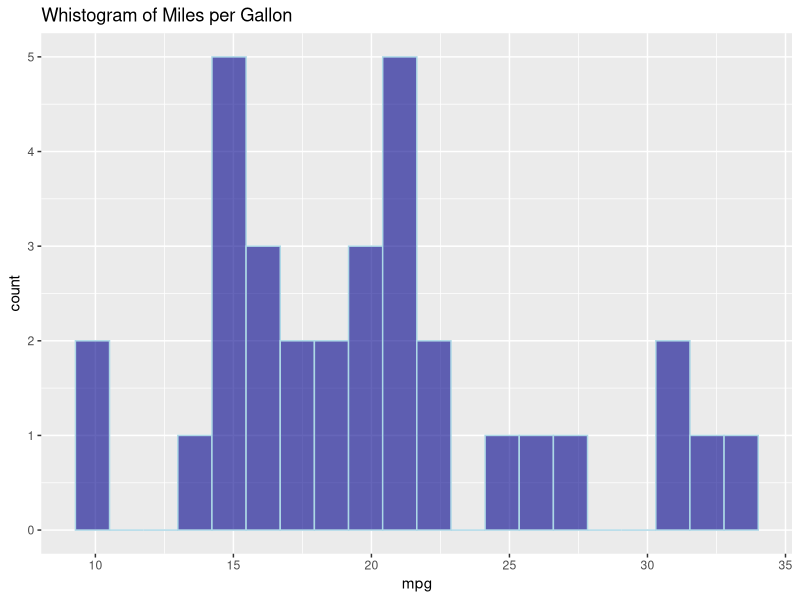
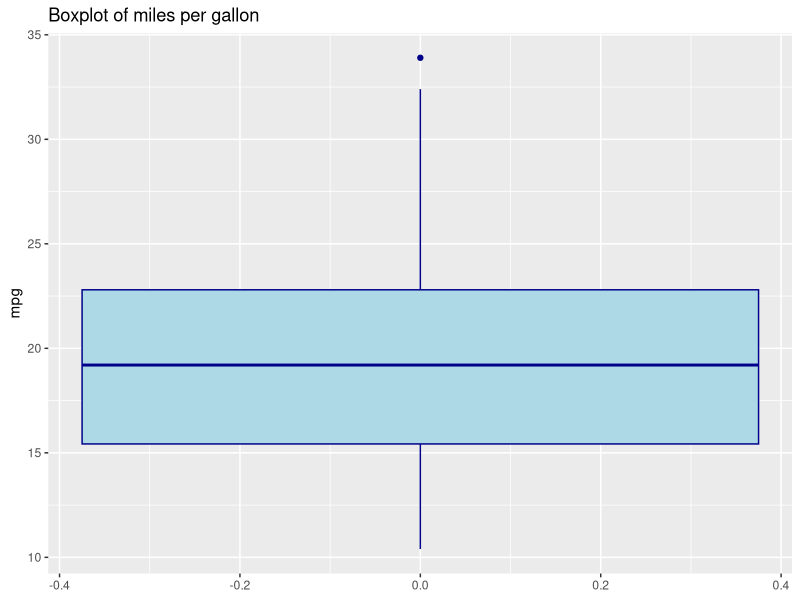
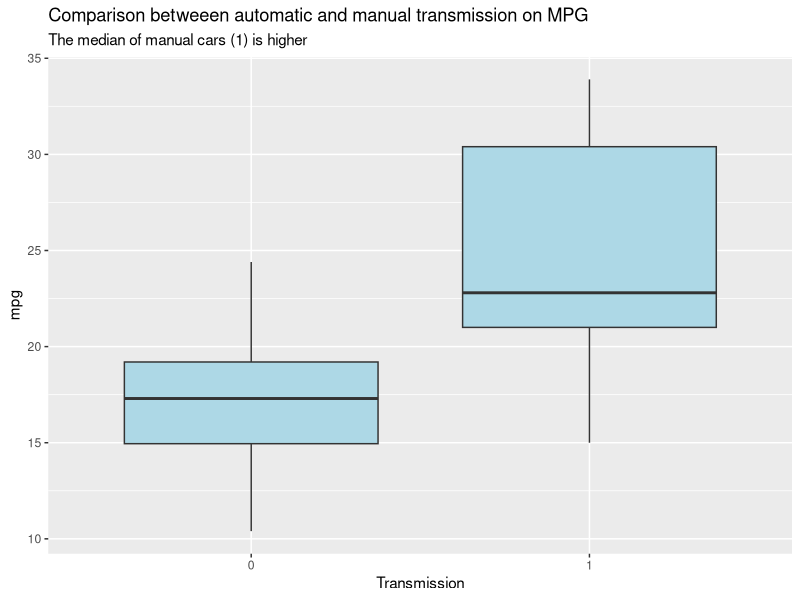
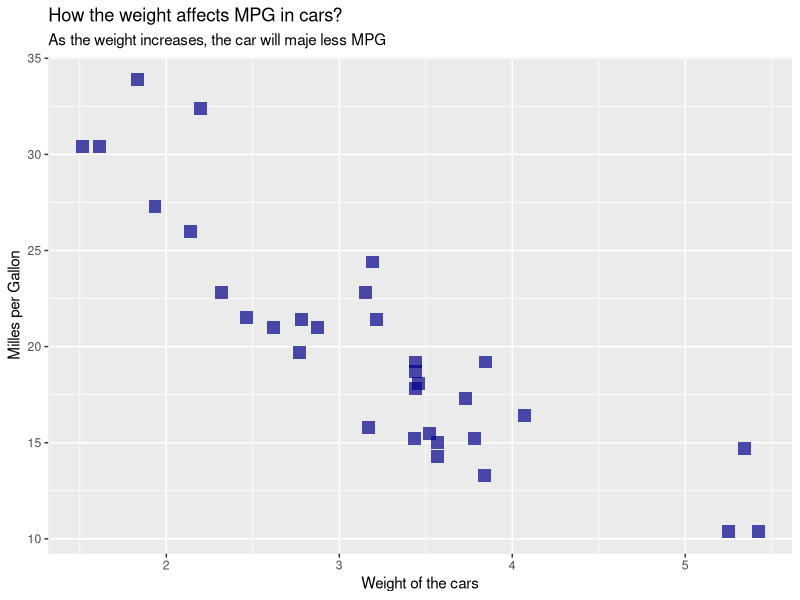
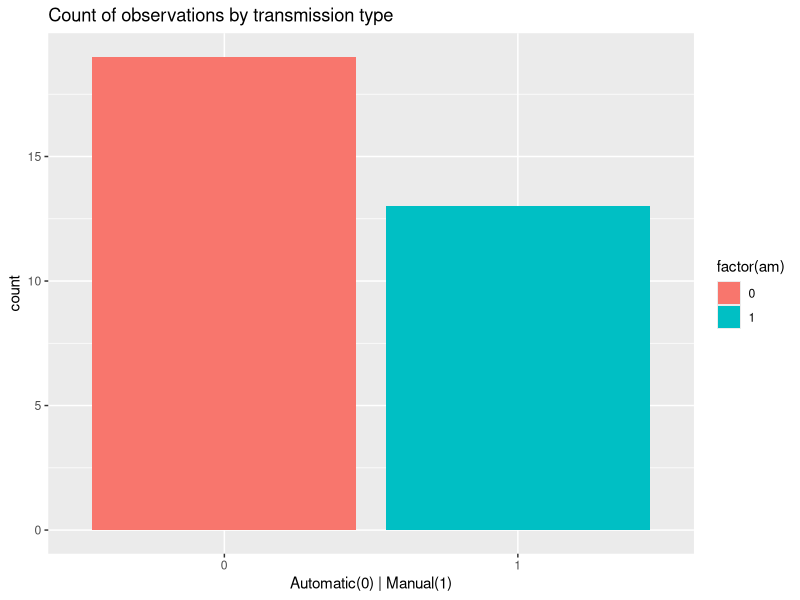
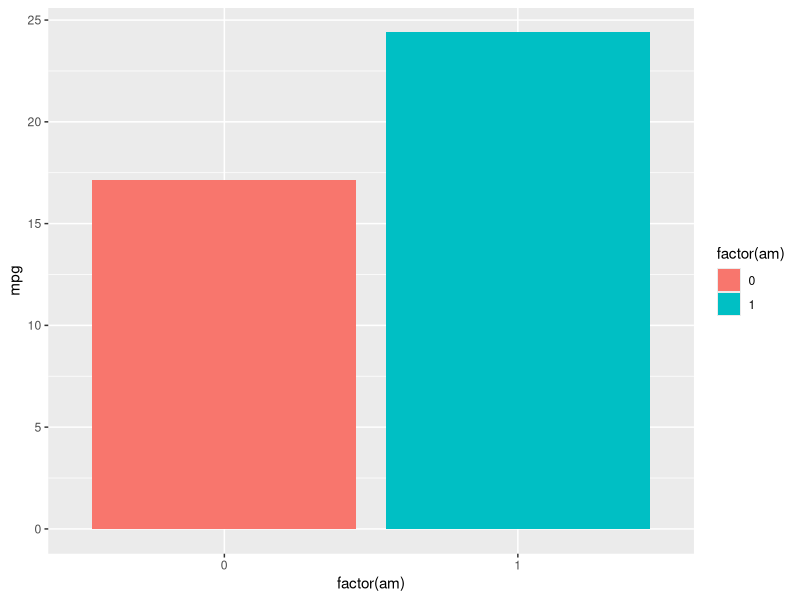
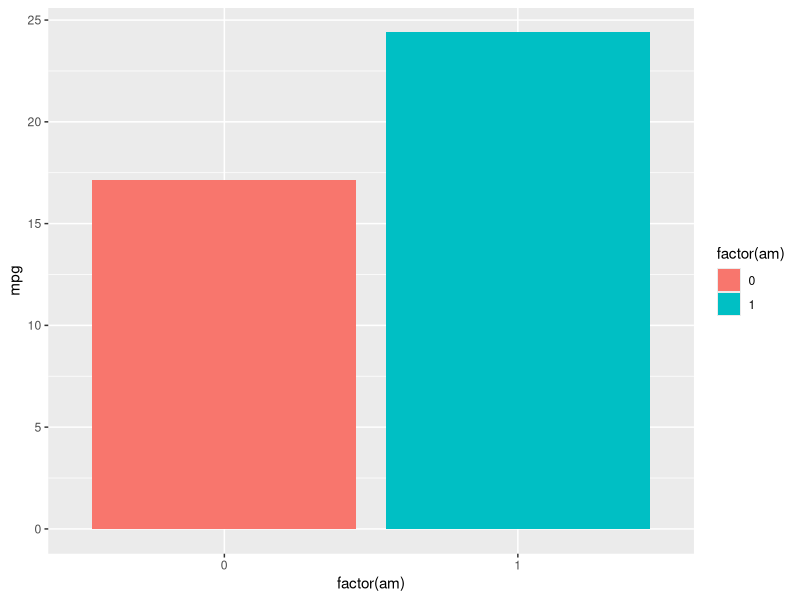
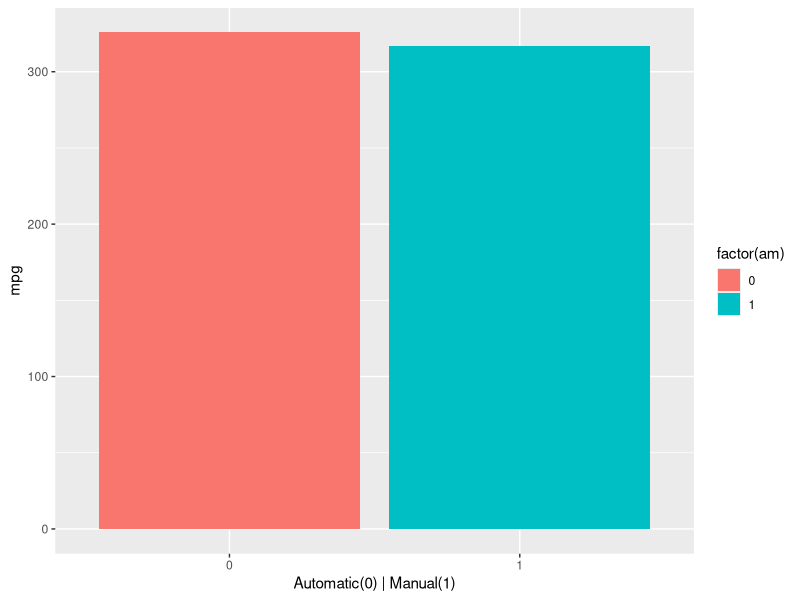

Recreate these plots in R, in order.
## ---- chunk 1
library(tidyverse)
library(datasets)
library(patchwork)
data("mtcars")
## ---- chunk 2
ggplot(mtcars) +
    geom_histogram(
        mapping = aes( x = mpg ), 
        bins = 20,
        color = "lightblue",
        fill = "darkblue",
        alpha = 0.6
    ) +
    ggtitle( "Whistogram of Miles per Gallon" )
## ---- chunk 3
ggplot( data = mtcars ) +
    geom_boxplot( aes( y = mpg ), fill = "lightblue", color = "darkblue" ) +
    ggtitle( "Boxplot of miles per gallon")
## ---- chunk 4
ggplot( mtcars ) +
    geom_boxplot( aes( x = factor(am),
                       y = mpg ), fill = "lightblue" ) +
    labs( x = "Transmission",
          title = "Comparison betweeen automatic and manual transmission on MPG",
          subtitle = "The median of manual cars (1) is higher" )
## ---- chunk 5
ggplot( data = mtcars ) +
    geom_point( aes( x = wt, y = mpg ),
                color = "darkblue",
                size = 4,
                shape = 15, # squares
                alpha = 0.7 ) +
    labs ( x = "Weight of the cars",
           y = "Milles per Gallon",
           title = "How the weight affects MPG in cars?",
           subtitle = "As the weight increases, the car will maje less MPG")
## ---- chunk 6
ggplot( mtcars ) +
    geom_bar( aes( x = factor(am),
                   fill = factor(am) ) ) +      
                 # Fill in 'aes' using the same factor means color per category
    labs( x = "Automatic(0) | Manual(1)" ) +
    ggtitle( "Count of observations by transmission type" )
## ---- chunk 7
ggplot( mtcars ) +
    geom_bar( aes( x = factor(am), 
                   y = mpg,
                   fill = factor(am) ),
              stat = "summary", fun = "mean" ) # To use the mean on 'y' axis
## ---- chunk 8
ggplot( mtcars ) +
    stat_summary( aes( x = factor(am),
                       y = mpg,
                       fill = factor(am) ), 
                  fun = "mean",
                  geom = "bar" )
    # Alternative to the previous graphic
## ---- chunk 9
ggplot( mtcars ) +
    geom_col( aes( x = factor(am),
                   y = mpg,
                   fill = factor(am) ) ) +
    labs( x = "Automatic(0) | Manual(1)" )
## ---- chunk 10
ggplot( mtcars ) +
    geom_bar( aes( x = factor(cyl), fill = factor(vs) ),
              position = "stack" )
ggplot( mtcars ) +
    geom_bar( aes( x = factor(cyl), fill = factor(vs) ),
              position = "dodge" )
ggplot( mtcars ) +
    geom_bar( aes( x = factor(cyl), fill = factor(vs) ),
              position = "fill" )

## ---- chunk 11
df.line <- data.frame(
    month = seq(1, 12, 1),
    sales = rlnorm(12),
    sales2 = rgamma(12, 1)
)
df.line[1:5,]
## ---- chunk 12
ggplot( df.line ) +
    geom_line( aes( x = month,
                    y = sales,
                    group = 1),
               linewidth = 1,
               color = "darkblue" ) +
    ggtitle( "Car sales throughout the months")
## ---- chunk 13
ggplot( df.line ) +
    geom_line( aes( x = month,
                    y = sales,
                    group = 1,
                    color = "Sales year 1"), # the label for this line
               linewidth = 1,
               linetype = 2) +
    geom_line( aes( x = month,
                    y = sales2,
                    group = 1,
                    color = "Sales year 2"),
               linewidth = 1,
               linetype = 1) +
    ggtitle( "Car sales throughout the monts" ) +
    labs( subtitle = "Two year comparison",
          color = "Sales Year") # The title for the legend
